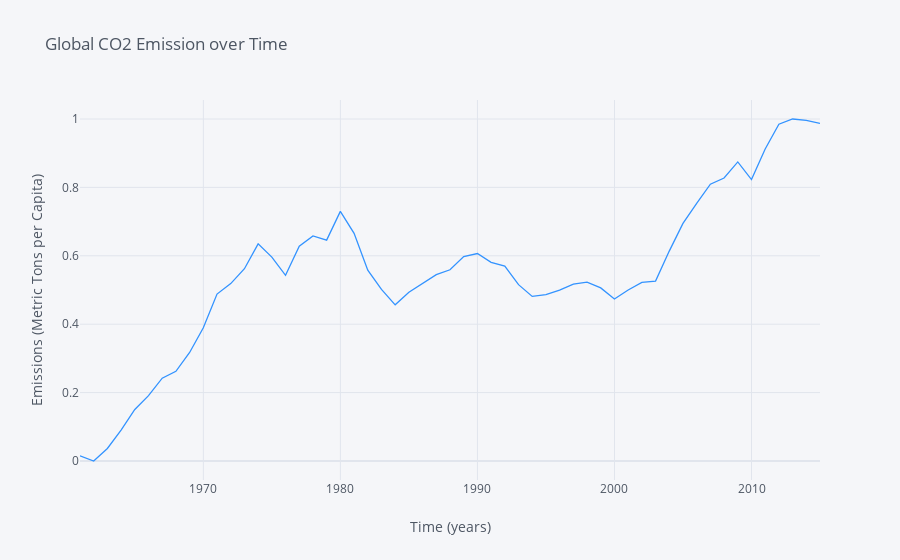

Notebook source saved alongside this figure:
### Code cell
emission.iplot(kind='line', xTitle='Time (years)', color='#3393FF',
                  yTitle='Emissions (Metric Tons per Capita)', title='Global CO2 Emission over Time')

### Figure 1 — Plotly figure (JSON) as saved in the notebook; plotly's stock layout.template omitted (floating-point values rounded to 4 significant figures)
{"data": [{"line": {"color": "rgba(51, 147, 255, 1.0)", "dash": "solid", "shape": "linear", "width": 1.3}, "mode": "lines", "name": "Global CO2 Emissions per Capita of World", "text": "", "type": "scatter", "x": ["1960-12-31", "1961-12-31", "1962-12-31", "1963-12-31", "1964-12-31", "1965-12-31", "1966-12-31", "1967-12-31", "1968-12-31", "1969-12-31", "1970-12-31", "1971-12-31", "1972-12-31", "1973-12-31", "1974-12-31", "1975-12-31", "1976-12-31", "1977-12-31", "1978-12-31", "1979-12-31", "1980-12-31", "1981-12-31", "1982-12-31", "1983-12-31", "1984-12-31", "1985-12-31", "1986-12-31", "1987-12-31", "1988-12-31", "1989-12-31", "1990-12-31", "1991-12-31", "1992-12-31", "1993-12-31", "1994-12-31", "1995-12-31", "1996-12-31", "1997-12-31", "1998-12-31", "1999-12-31", "2000-12-31", "2001-12-31", "2002-12-31", "2003-12-31", "2004-12-31", "2005-12-31", "2006-12-31", "2007-12-31", "2008-12-31", "2009-12-31", "2010-12-31", "2011-12-31", "2012-12-31", "2013-12-31", "2014-12-31"], "y": [0.01506, 0, 0.03666, 0.09048, 0.1506, 0.1912, 0.2422, 0.2623, 0.3172, 0.3895, 0.4882, 0.5188, 0.5622, 0.635, 0.5963, 0.543, 0.6281, 0.658, 0.6458, 0.7299, 0.6657, 0.5582, 0.5018, 0.4566, 0.4934, 0.5189, 0.5448, 0.5592, 0.5977, 0.6066, 0.5808, 0.5698, 0.5156, 0.4814, 0.4862, 0.4994, 0.5172, 0.5231, 0.5062, 0.4736, 0.5, 0.5222, 0.5261, 0.6138, 0.6946, 0.7535, 0.8093, 0.8274, 0.8744, 0.8228, 0.9121, 0.9846, 1.0, 0.9961, 0.9874]}], "layout": {"legend": {"bgcolor": "#F5F6F9", "font": {"color": "#4D5663"}}, "paper_bgcolor": "#F5F6F9", "plot_bgcolor": "#F5F6F9", "title": {"font": {"color": "#4D5663"}, "text": "Global CO2 Emission over Time"}, "xaxis": {"gridcolor": "#E1E5ED", "showgrid": true, "tickfont": {"color": "#4D5663"}, "title": {"font": {"color": "#4D5663"}, "text": "Time (years)"}, "zerolinecolor": "#E1E5ED"}, "yaxis": {"gridcolor": "#E1E5ED", "showgrid": true, "tickfont": {"color": "#4D5663"}, "title": {"font": {"color": "#4D5663"}, "text": "Emissions (Metric Tons per Capita)"}, "zerolinecolor": "#E1E5ED"}}}
